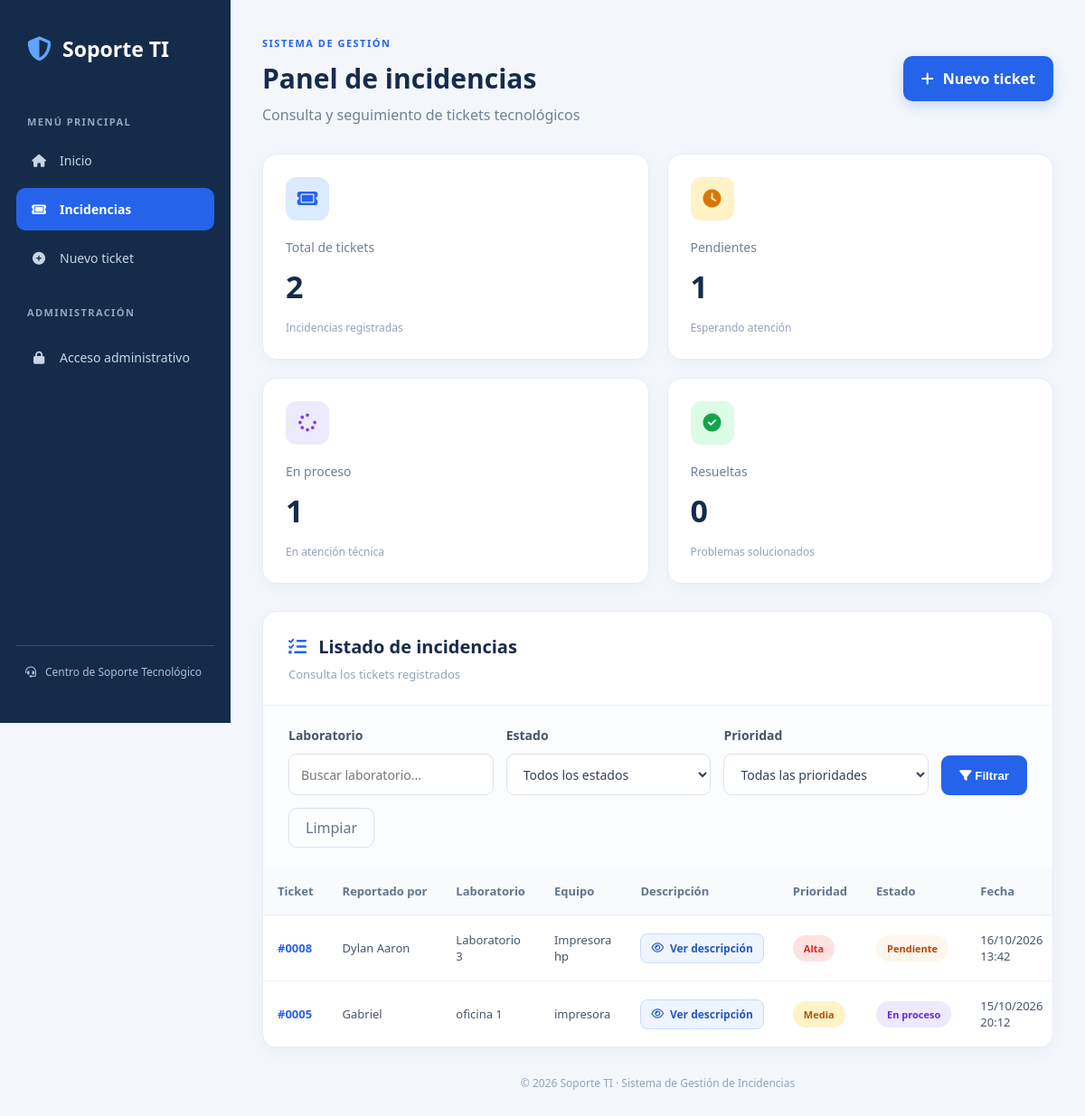
The app's page /incidencias.php with its own data.
### tables this page shows
CREATE TABLE `incidencias` (
  `id` int(11) NOT NULL,
  `reportado_por` varchar(100) NOT NULL,
  `laboratorio` varchar(100) NOT NULL,
  `equipo` varchar(100) NOT NULL,
  `descripcion` text NOT NULL,
  `prioridad` enum('Baja','Media','Alta') NOT NULL,
  `estado` enum('Pendiente','En proceso','Resuelta') NOT NULL DEFAULT 'Pendiente',
  `fecha_registro` timestamp NOT NULL DEFAULT current_timestamp()
);

### incidencias.php (the view, shortened to what this page needs)
<?php
require_once __DIR__ . "/config/conexion.php";
$sesion_iniciada = isset($_SESSION["admin_id"]);
$laboratorio = trim($_GET["laboratorio"] ?? "");
$sql_estadisticas = "
    SELECT
        COUNT(*) AS total,
        COALESCE(SUM(estado = 'Pendiente'), 0) AS pendientes,
        COALESCE(SUM(estado = 'En proceso'), 0) AS proceso,
        COALESCE(SUM(estado = 'Resuelta'), 0) AS resueltas
    FROM incidencias
";
$resultado_estadisticas = $conn->query($sql_estadisticas);
$estadisticas = $resultado_estadisticas->fetch_assoc();
$sql = "SELECT * FROM incidencias WHERE 1=1";
$sql .= " ORDER BY fecha_registro DESC, id DESC";
$stmt = $conn->prepare($sql);
$stmt->execute();
$resultado = $stmt->get_result();
function escapar($texto) {
    return htmlspecialchars(
        (string)$texto,
        ENT_QUOTES,
        "UTF-8"
    );
}
?>
<!DOCTYPE html>
<html lang="es">
<head>
    <link rel="stylesheet" href="css/estilos.css">
    <link rel="stylesheet" href="css/incidencias.css">
    <link rel="stylesheet"
          href="https://cdnjs.cloudflare.com/ajax/libs/font-awesome/6.7.2/css/all.min.css">
</head>
<body class="pagina-dashboard">
<div class="dashboard-layout">
    <aside class="sidebar">
        <div class="sidebar-logo">
            <i class="fa-solid fa-shield-halved"></i>
            <span>Soporte TI</span>
        </div>
        <div class="sidebar-seccion">
            MENÚ PRINCIPAL
        </div>
        <nav class="sidebar-nav">
            <a href="index.php">
                <i class="fa-solid fa-house"></i>
                Inicio
            </a>
            <a href="incidencias.php" class="activo">
                <i class="fa-solid fa-ticket"></i>
                Incidencias
            </a>
            <a href="registrar.php">
                <i class="fa-solid fa-circle-plus"></i>
                Nuevo ticket
            </a>
            <div class="sidebar-seccion">
                ADMINISTRACIÓN
            </div>
            <?php if ($sesion_iniciada): ?>
                <a href="admin/index.php">
                    <i class="fa-solid fa-gauge"></i>
                    Panel administrativo
                </a>
                <a href="admin/logout.php">
                    <i class="fa-solid fa-right-from-bracket"></i>
                    Cerrar sesión
                </a>
            <?php else: ?>
                <a href="login.php">
                    <i class="fa-solid fa-lock"></i>
                    Acceso administrativo
                </a>
            <?php endif; ?>
        </nav>
        <div class="sidebar-footer">
            <i class="fa-solid fa-headset"></i>
            Centro de Soporte Tecnológico
        </div>
    </aside>
    <main class="dashboard-main">
        <header class="dashboard-topbar">
            <div>
                <span class="topbar-etiqueta">
                    SISTEMA DE GESTIÓN
                </span>
                <h1>Panel de incidencias</h1>
                <p>
                    Consulta y seguimiento de tickets tecnológicos
                </p>
            </div>
            <a href="registrar.php" class="btn-nuevo">
                <i class="fa-solid fa-plus"></i>
                Nuevo ticket
            </a>
        </header>
        <section class="estadisticas-grid">
            <div class="stat-card">
                <div class="stat-icon azul">
                    <i class="fa-solid fa-ticket"></i>
                </div>
                <span>Total de tickets</span>
                <h2>
                    <?= (int)$estadisticas["total"] ?>
                </h2>
                <small>Incidencias registradas</small>
            </div>
            <div class="stat-card">
                <div class="stat-icon naranja">
                    <i class="fa-solid fa-clock"></i>
                </div>
                <span>Pendientes</span>
                <h2>
                    <?= (int)$estadisticas["pendientes"] ?>
                </h2>
                <small>Esperando atención</small>
            </div>
            <div class="stat-card">
                <div class="stat-icon morado">
                    <i class="fa-solid fa-spinner"></i>
                </div>
                <span>En proceso</span>
                <h2>
                    <?= (int)$estadisticas["proceso"] ?>
                </h2>
                <small>En atención técnica</small>
            </div>
            <div class="stat-card">
                <div class="stat-icon verde">
                    <i class="fa-solid fa-circle-check"></i>
                </div>
                <span>Resueltas</span>
                <h2>
                    <?= (int)$estadisticas["resueltas"] ?>
                </h2>
                <small>Problemas solucionados</small>
            </div>
        </section>
        <section class="panel-tabla">
            <div class="panel-titulo">
                <div>
                    <h2>
                        <i class="fa-solid fa-list-check"></i>
                        Listado de incidencias
                    </h2>
                    <p>Consulta los tickets registrados</p>
                </div>
            </div>
            <form method="GET" class="filtros-form">
                <div class="filtro-grupo">
                    <label for="laboratorio">
                        Laboratorio
                    </label>
                    <input
                        type="text"
                        id="laboratorio"
                        name="laboratorio"
                        placeholder="Buscar laboratorio..."
                        value="<?= escapar($laboratorio) ?>"
                    >
                </div>
                <div class="filtro-grupo">
                    <label for="estado">
                        Estado
                    </label>
                    <select id="estado" name="estado">
                        <option value="">
                            Todos los estados
                        </option>
                    </select>
                </div>
                <div class="filtro-grupo">
                    <label for="prioridad">
                        Prioridad
                    </label>
                    <select id="prioridad" name="prioridad">
                        <option value="">
                            Todas las prioridades
                        </option>
                    </select>
                </div>
                <button type="submit" class="btn-filtrar">
                    <i class="fa-solid fa-filter"></i>
                    Filtrar
                </button>
                <a href="incidencias.php" class="btn-limpiar">
                    Limpiar
                </a>
            </form>
            <div class="tabla-scroll">
                <table class="tabla-incidencias">
                    <thead>
                        <tr>
                            <th>Ticket</th>
                            <th>Reportado por</th>
                            <th>Laboratorio</th>
                            <th>Equipo</th>
                            <th>Descripción</th>
                            <th>Prioridad</th>
                            <th>Estado</th>
                            <th>Fecha</th>
                        </tr>
                    </thead>
                    <tbody>
                    <?php if ($resultado->num_rows > 0): ?>
                        <?php while ($fila = $resultado->fetch_assoc()): ?>
                            <?php
                            $clase_prioridad = match ($fila["prioridad"]) {
                                "Alta" => "prioridad-alta",
                                "Media" => "prioridad-media",
                                default => "prioridad-baja"
                            };
                            $clase_estado = match ($fila["estado"]) {
                                "Resuelta" => "estado-resuelta",
                                "En proceso" => "estado-proceso",
                                default => "estado-pendiente"
                            };
                            ?>
                            <tr>
                                <td>
                                    <strong>
                                        #<?= str_pad(
                                            $fila["id"],
                                            4,
                                            "0",
                                            STR_PAD_LEFT
                                        ) ?>
                                    </strong>
                                </td>
                                <td>
                                    <?= escapar($fila["reportado_por"]) ?>
                                </td>
                                <td>
                                    <?= escapar($fila["laboratorio"]) ?>
                                </td>
                                <td>
                                    <?= escapar($fila["equipo"]) ?>
                                </td>
                                <td class="descripcion-celda">
                                    <button
                                        type="button"
                                        class="btn-ver-descripcion"
                                        data-ticket="<?= (int)$fila["id"] ?>"
                                        data-descripcion="<?= escapar($fila["descripcion"]) ?>"
                                        onclick="abrirDescripcion(this)"
                                    >
                                        <i class="fa-regular fa-eye"></i>
                                        Ver descripción
                                    </button>
                                </td>
                                <td>
                                    <span class="etiqueta <?= $clase_prioridad ?>">
                                        <?= escapar($fila["prioridad"]) ?>
                                    </span>
                                </td>
                                <td>
                                    <span class="etiqueta <?= $clase_estado ?>">
                                        <?= escapar($fila["estado"]) ?>
                                    </span>
                                </td>
                                <td>
                                    <?= date(
                                        "d/m/Y H:i",
                                        strtotime($fila["fecha_registro"])
                                    ) ?>
                                </td>
                            </tr>
                        <?php endwhile; ?>
                    <?php endif; ?>
                    </tbody>
                </table>
            </div>
        </section>
        <footer class="dashboard-footer">
            &copy; 2026 Soporte TI · Sistema de Gestión de Incidencias
        </footer>
    </main>
</div>
</body>
</html>

### css/incidencias.css (style rules this page uses)
.estado-pendiente { background: #fff7ed; color: #c2410c; }
.estado-proceso { background: #ede9fe; color: #6d28d9; }
.dashboard-footer { text-align: center; padding: 30px; color: #94a3b8; font-size: 12px; }
@media (max-width: 1200px) { .estadisticas-grid { grid-template-columns: repeat(2, 1fr); } }
.filtro-grupo { min-width: 200px; }
.filtro-grupo select { width: 100%; min-height: 46px; padding: 10px 35px 10px 14px; font-size: 14px; line-height: 1.5; color: #334155; background-color: #ffffff; border: 1px solid #dce3ed; border-radius: 9px; cursor: pointer; }
.filtro-grupo input { min-height: 46px; font-size: 14px; line-height: 1.5; }
.filtros-form { align-items: flex-end; }
.filtro-grupo label { margin-bottom: 10px; line-height: 1.5; }

### incidencias.php (style rules this page uses)
.btn-ver-descripcion { display: inline-flex; align-items: center; gap: 7px; padding: 7px 11px; border: 1px solid #c9d9ff; border-radius: 8px; background: #eff5ff; color: #2458bf; font: inherit; font-size: 12px; font-weight: 600; cursor: pointer; white-space: nowrap; transition: background 0.2s, border-color 0.2s; }

### records on screen
incidencias: id "0008", reportado_por "Dylan Aaron", laboratorio "Laboratorio 3", equipo "Impresora hp", prioridad "Alta", estado "Pendiente", fecha_registro "16/10/2026 13:42"
incidencias: id "0005", reportado_por "Gabriel", laboratorio "oficina 1", equipo "impresora", prioridad "Media", estado "En proceso", fecha_registro "15/10/2026 20:12"

### other values on screen
$estadisticas["total"] "2"
$estadisticas["pendientes"] "1"
$estadisticas["proceso"] "1"
$estadisticas["resueltas"] "0"
